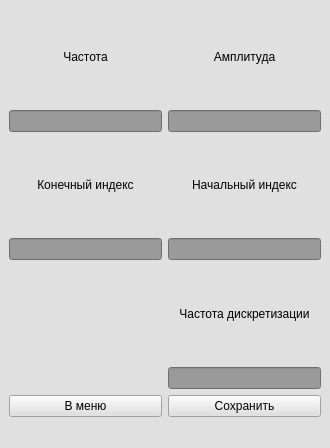
<?xml version="1.0" encoding="UTF-8"?>
<ui version="4.0">
 <class>Paramswindows</class>
 <widget class="QMainWindow" name="Paramswindows">
  <property name="enabled">
   <bool>true</bool>
  </property>
  <property name="geometry">
   <rect>
    <x>0</x>
    <y>0</y>
    <width>330</width>
    <height>448</height>
   </rect>
  </property>
  <property name="minimumSize">
   <size>
    <width>330</width>
    <height>410</height>
   </size>
  </property>
  <property name="maximumSize">
   <size>
    <width>330</width>
    <height>450</height>
   </size>
  </property>
  <property name="windowTitle">
   <string>Диагностика</string>
  </property>
  <property name="styleSheet">
   <string notr="true">background-color:rgb(224, 224, 224);</string>
  </property>
  <widget class="QWidget" name="centralwidget">
   <property name="minimumSize">
    <size>
     <width>300</width>
     <height>300</height>
    </size>
   </property>
   <property name="styleSheet">
    <string notr="true"/>
   </property>
   <layout class="QGridLayout" name="gridLayout_4">
    <item row="0" column="1">
     <layout class="QGridLayout" name="gridLayout" rowstretch="0,0,0,2" rowminimumheight="0,0,0,0" columnminimumwidth="0,0">
      <property name="sizeConstraint">
       <enum>QLayout::SetMinimumSize</enum>
      </property>
      <item row="0" column="0">
       <layout class="QGridLayout" name="gridLayout_3">
        <item row="1" column="0">
         <widget class="QLineEdit" name="lineEdit_2">
          <property name="styleSheet">
           <string notr="true">background-color:rgb(154, 154, 154)</string>
          </property>
         </widget>
        </item>
        <item row="0" column="0">
         <widget class="QLabel" name="label_2">
          <property name="text">
           <string>Частота</string>
          </property>
          <property name="alignment">
           <set>Qt::AlignCenter</set>
          </property>
         </widget>
        </item>
       </layout>
      </item>
      <item row="0" column="1">
       <layout class="QGridLayout" name="gridLayout_5">
        <item row="0" column="0">
         <widget class="QLabel" name="label">
          <property name="text">
           <string>Амплитуда</string>
          </property>
          <property name="alignment">
           <set>Qt::AlignCenter</set>
          </property>
         </widget>
        </item>
        <item row="1" column="0">
         <widget class="QLineEdit" name="lineEdit">
          <property name="styleSheet">
           <string notr="true">background-color:rgb(154, 154, 154)</string>
          </property>
         </widget>
        </item>
       </layout>
      </item>
      <item row="1" column="0">
       <layout class="QGridLayout" name="gridLayout_11">
        <property name="sizeConstraint">
         <enum>QLayout::SetDefaultConstraint</enum>
        </property>
        <item row="1" column="0">
         <widget class="QLineEdit" name="lineEdit_8">
          <property name="styleSheet">
           <string notr="true">background-color:rgb(154, 154, 154)</string>
          </property>
         </widget>
        </item>
        <item row="0" column="0">
         <widget class="QLabel" name="label_8">
          <property name="text">
           <string>Конечный индекс</string>
          </property>
          <property name="alignment">
           <set>Qt::AlignCenter</set>
          </property>
         </widget>
        </item>
       </layout>
      </item>
      <item row="1" column="1">
       <layout class="QGridLayout" name="gridLayout_2">
        <item row="0" column="0">
         <widget class="QLabel" name="label_12">
          <property name="minimumSize">
           <size>
            <width>0</width>
            <height>0</height>
           </size>
          </property>
          <property name="text">
           <string>Начальный индекс</string>
          </property>
          <property name="alignment">
           <set>Qt::AlignCenter</set>
          </property>
         </widget>
        </item>
        <item row="1" column="0">
         <widget class="QLineEdit" name="lineEdit_12">
          <property name="minimumSize">
           <size>
            <width>0</width>
            <height>0</height>
           </size>
          </property>
          <property name="styleSheet">
           <string notr="true">background-color:rgb(154, 154, 154)</string>
          </property>
         </widget>
        </item>
       </layout>
      </item>
      <item row="2" column="1">
       <layout class="QGridLayout" name="gridLayout_9" rowstretch="0,0,0,0,0">
        <item row="4" column="0">
         <widget class="QLineEdit" name="lineEdit_5">
          <property name="styleSheet">
           <string notr="true">background-color:rgb(154, 154, 154)</string>
          </property>
         </widget>
        </item>
        <item row="3" column="0">
         <widget class="QLabel" name="label_5">
          <property name="text">
           <string>Частота дискретизации</string>
          </property>
          <property name="alignment">
           <set>Qt::AlignCenter</set>
          </property>
         </widget>
        </item>
       </layout>
      </item>
      <item row="3" column="0" colspan="2">
       <layout class="QHBoxLayout" name="horizontalLayout_2">
        <item>
         <widget class="QPushButton" name="p_button_main">
          <property name="text">
           <string>В меню</string>
          </property>
         </widget>
        </item>
        <item>
         <widget class="QPushButton" name="b_button_save">
          <property name="text">
           <string>Сохранить</string>
          </property>
         </widget>
        </item>
       </layout>
      </item>
     </layout>
    </item>
   </layout>
  </widget>
  <widget class="QMenuBar" name="menubar">
   <property name="geometry">
    <rect>
     <x>0</x>
     <y>0</y>
     <width>330</width>
     <height>29</height>
    </rect>
   </property>
  </widget>
  <widget class="QStatusBar" name="statusbar"/>
 </widget>
 <resources/>
 <connections/>
</ui>
